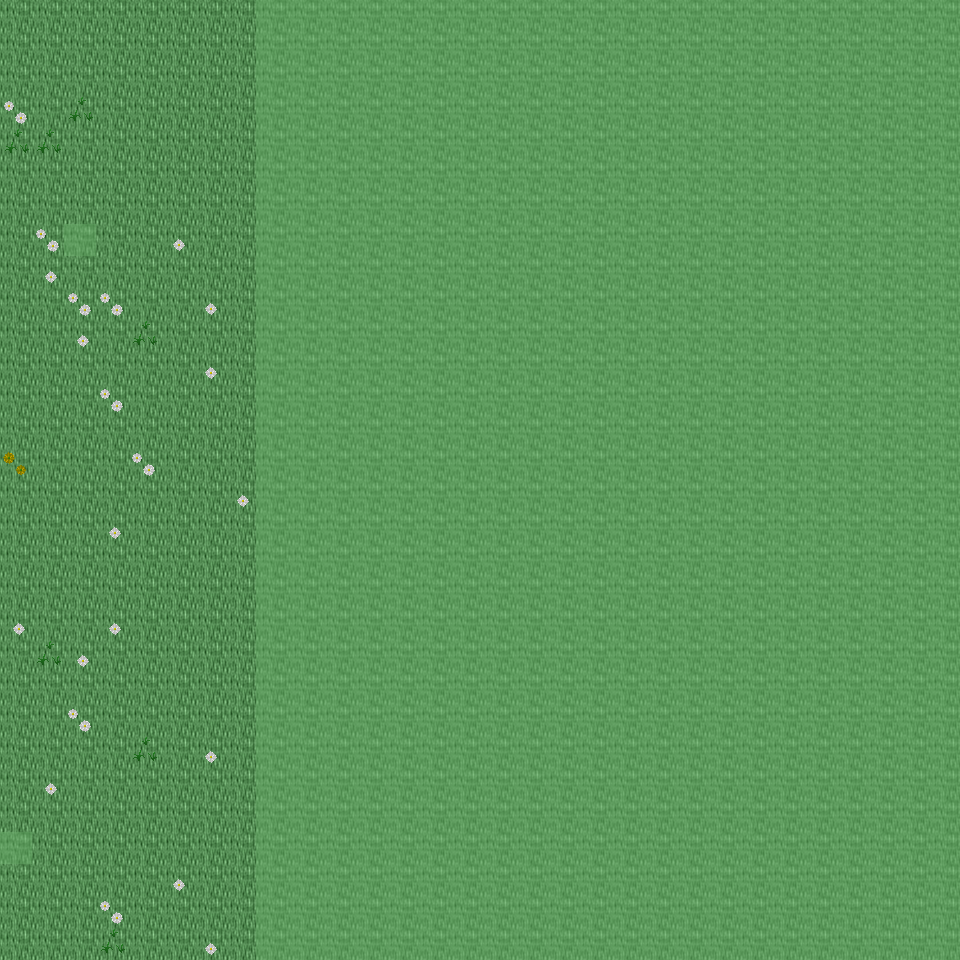

A 2D game scene composited from a Tiled map and its tileset images. What follows is a short description and the map's XML, with each tile layer's data collapsed to a summary:
An orthogonal 30x30 tile map with 32x32 px tiles, 6 tile layers (Ground, Object, Object2, Above, ...), 7 tilesets and 3 objects (3x mapchange).

<map version="1.0" orientation="orthogonal" renderorder="right-down" width="30" height="30" tilewidth="32" tileheight="32" nextobjectid="4">
  <tileset firstgid="1" name="tileset_ground_ground" tilewidth="32" tileheight="32" tilecount="33" columns="3">
    <image source="../drawable/tileset_ground_ground.png" width="96" height="352" />
  </tileset>
  <tileset firstgid="34" name="tileset_plant_grasses" tilewidth="32" tileheight="32" tilecount="6" columns="3">
    <image source="../drawable/tileset_plant_grasses.png" width="96" height="64" />
  </tileset>
  <tileset firstgid="40" name="tileset_plant_flower_daisy_white" tilewidth="32" tileheight="32" tilecount="8" columns="2">
    <image source="../drawable/tileset_plant_flower_daisy_white.png" width="64" height="128" />
  </tileset>
  <tileset firstgid="48" name="tileset_plant_flower_daisy_yellow" tilewidth="32" tileheight="32" tilecount="8" columns="2">
    <image source="../drawable/tileset_plant_flower_daisy_yellow.png" width="64" height="128" />
  </tileset>
  <tileset firstgid="56" name="tileset_plant_bush_bushes" tilewidth="32" tileheight="32" tilecount="10" columns="5">
    <image source="../drawable/tileset_plant_bush_bushes.png" width="160" height="64" />
  </tileset>
  <tileset firstgid="66" name="tileset_plant_tree_tree_darkgreen" tilewidth="32" tileheight="32" tilecount="88" columns="8">
    <image source="../drawable/tileset_plant_tree_tree_darkgreen.png" width="256" height="352" />
  </tileset>
  <tileset firstgid="154" name="tileset_logic_collision" tilewidth="32" tileheight="32" tilecount="1" columns="1">
    <image source="../drawable/tileset_logic_collision.png" width="32" height="32" />
  </tileset>
  <layer name="Ground" width="30" height="30">
    <data>[900 cells, 900 non-empty, 1 distinct tile ids]</data>
  </layer>
  <layer name="Object" width="30" height="30">
    <data>[900 cells, 89 non-empty, 8 distinct tile ids]</data>
  </layer>
  <layer name="Object2" width="30" height="30">
    <data>[900 cells, 0 non-empty, 0 distinct tile ids]</data>
  </layer>
  <layer name="Above" width="30" height="30">
    <data>[900 cells, 0 non-empty, 0 distinct tile ids]</data>
  </layer>
  <layer name="Above2" width="30" height="30">
    <data>[900 cells, 0 non-empty, 0 distinct tile ids]</data>
  </layer>
  <layer name="Walkable" width="30" height="30">
    <data>[900 cells, 662 non-empty, 1 distinct tile ids]</data>
  </layer>
  <objectgroup name="MapEvents">
    <object id="1" name="south" type="mapchange" x="0" y="928" width="256" height="32">
      <properties>
        <property name="map" value="0_ados_mountain_n2_w2_x4_y1" />
        <property name="place" value="north" />
      </properties>
    </object>
    <object id="2" name="west" type="mapchange" x="0" y="0" width="32" height="832">
      <properties>
        <property name="map" value="0_ados_mountain_n2_w2_x3_y0" />
        <property name="place" value="east" />
      </properties>
    </object>
    <object id="3" name="west2" type="mapchange" x="0" y="864" width="32" height="96">
      <properties>
        <property name="map" value="0_ados_mountain_n2_w2_x3_y0" />
        <property name="place" value="east2" />
      </properties>
    </object>
  </objectgroup>
</map>
